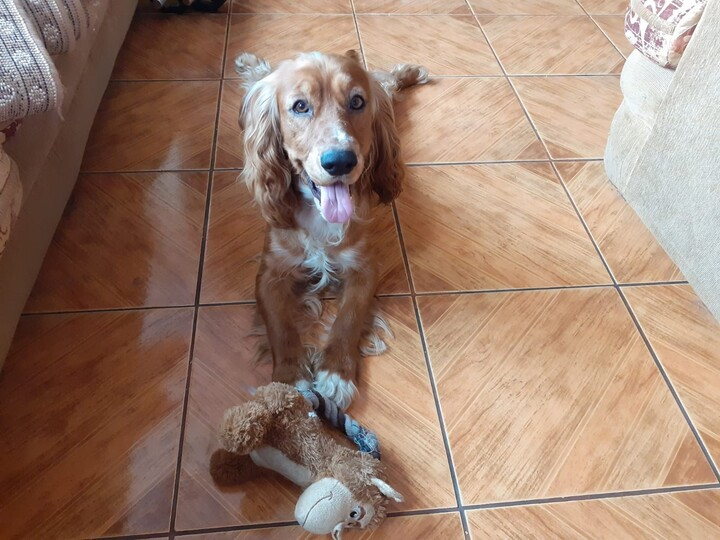
#> input picture imagenes/image.jpg, 720 x 540 px
$ python sheareffect.py
#> lines starting #> are read from the running program, lines starting #| are printed output that depends on the picture; after the words box and inside, x2 and y2 are one past the last pixel; in counts of white or black regions, pixels touching at a corner belong together
import cv2
from pathlib import Path
import numpy as np

current_directory = Path(__file__).resolve().parent

'''# Load an image
image = cv2.imread(f"{current_directory}/imagenes/image.jpg")

# Define the shear transformation matrix
shear_matrix = np.float32([[1, 0.5, 0], [0, 1, 0]])

# Apply the shear transformation
sheared_image = cv2.warpAffine(
    image, shear_matrix, (image.shape[1], image.shape[0]))


cv2.imshow("Sheared", sheared_image)
cv2.waitKey(0)  # Espera a que el usuario presione una tecla
'''

# Load an image
image = cv2.imread(f"{current_directory}/imagenes/image.jpg")
#> image is the input picture: shape (540, 720, 3); mean B, G, R 111.6, 128.1, 156.1

# Define the region of interest (ROI)
x, y, w, h = 200, 30, 250, 250
roi = image[y:y+h, x:x+w]
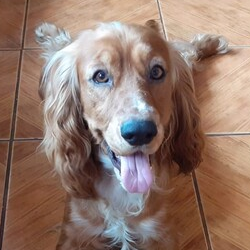
#> roi: shape (250, 250, 3); mean B, G, R 109.6, 121.2, 146.8

# Define the shear transformation matrix
shear_matrix = np.float32([[1, 0.5, 0], [0, 1, 0]])

# Apply the shear transformation to the ROI
sheared_roi = cv2.warpAffine(roi, shear_matrix, (w, h))
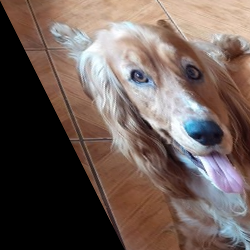
#> sheared_roi: shape (250, 250, 3); mean B, G, R 87.1, 93.1, 109.3

# Replace the original ROI with the sheared ROI
image[y:y+h, x:x+w] = sheared_roi
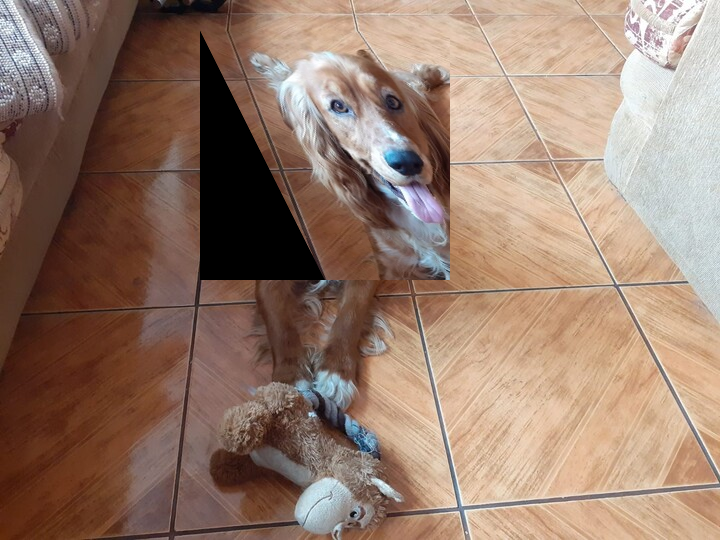
#> image: shape (540, 720, 3); 15.98% of pixels changed, all inside (x1, y1, x2, y2) = (200, 31, 450, 280)

# Display the image
cv2.imshow("Sheared Image", image)
cv2.waitKey(0)

$ run again, with imagenes/per.jpg copied over imagenes/image.jpg
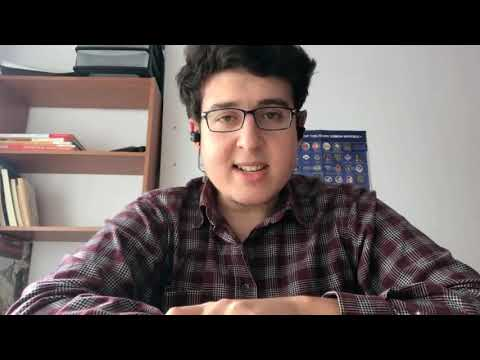
#> input picture imagenes/per.jpg, 480 x 360 px
#> image is the input picture: shape (360, 480, 3); mean B, G, R 85.3, 86.7, 95.9
#> `sheared_roi = cv2.warpAffine(roi, shear_matrix, (w, h))`:
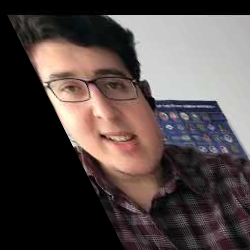
#> sheared_roi: shape (250, 250, 3); mean B, G, R 71.9, 73.4, 83.8
#> `image[y:y+h, x:x+w] = sheared_roi`:
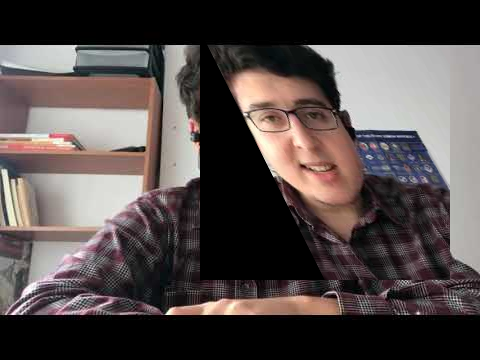
#> image: shape (360, 480, 3); mean B, G, R 73.5, 74.8, 83.6
